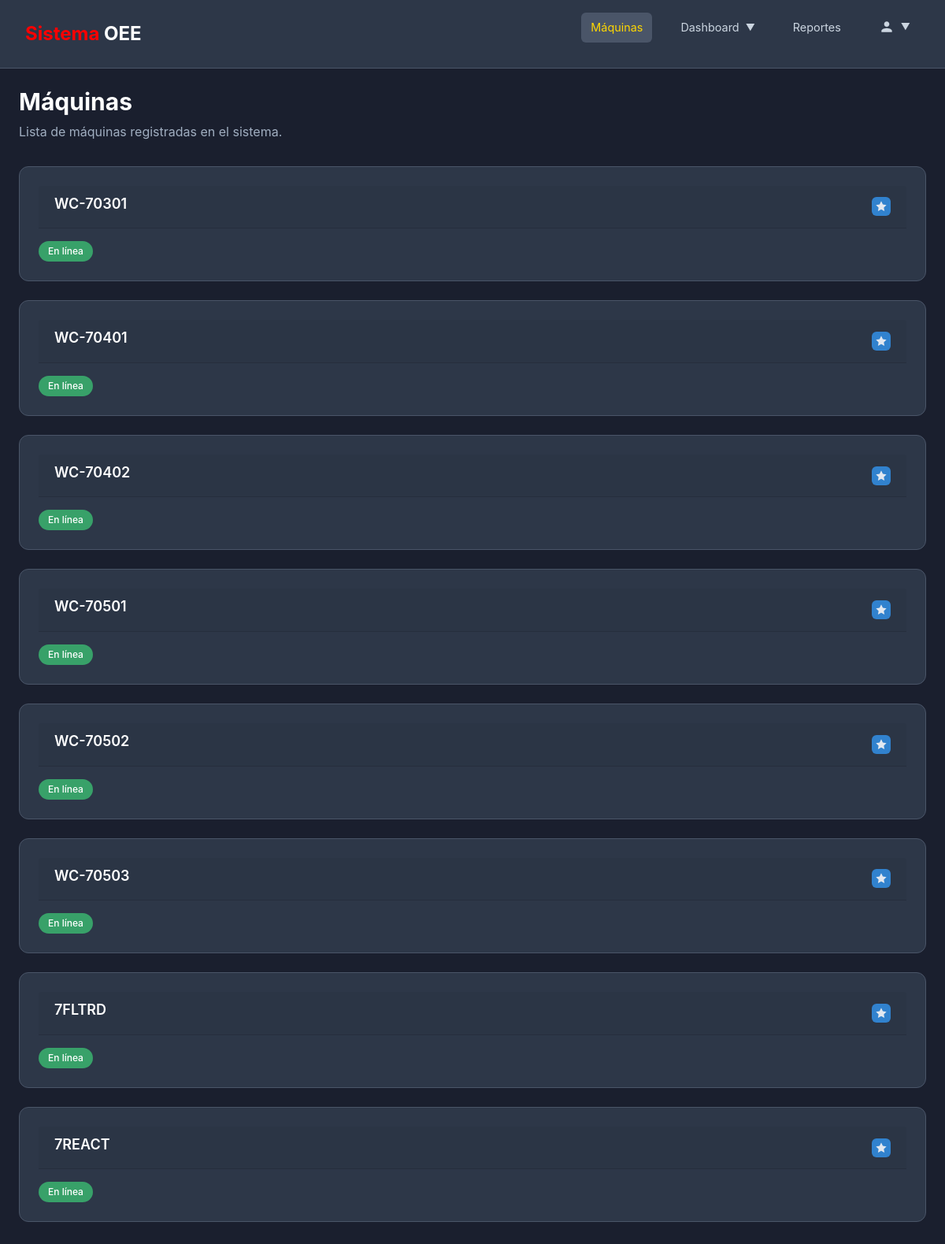
/core/, run on the app's committed database.
### core/models.py (models this page shows, shortened)
class Cell (models.Model):
    name = models.CharField(max_length=100, unique=True)
    type = models.CharField(max_length=50, choices=[
        ('small', 'Small'),
        ('medium', 'Medianas'),
        ('large', 'Large'),
        ('embobinadora', 'Embobinadora'),
    ])
    is_active = models.BooleanField(default=True)
    class Meta:
        verbose_name_plural = 'Celdas'

### core/views.py (the view)
# urls.py: path('', machineListView.as_view(), name='analyticsList'),
class machineListView(ListView):
    model = Cell
    template_name = 'core/machineList.html'
    context_object_name = 'machines'

### templates/core/machineList.html (shortened to what this page needs)
{% extends "base.html" %}
{% block content %}
<h1 class="page-title">Máquinas</h1>
<p class="page-subtitle">Lista de máquinas registradas en el sistema.</p>
{% for machine in machines %}
<div class="card card-clickable" onclick="location.href='{% url 'machineDetails' machine.id %}'">
    <div class="card-header">
        <div class="flex justify-between items-center">
            <div>
                <h3 class="card-title">{{ machine.name }}</h3>
            </div>
            <div class="stat-icon blue">
                <svg width="16" height="16" viewBox="0 0 24 24" fill="currentColor">
                    <path d="M12 2l3.09 6.26L22 9.27l-5 4.87 1.18 6.88L12 17.77l-6.18 3.25L7 14.14 2 9.27l6.91-1.01L12 2z"/>
                </svg>
            </div>
        </div>
    </div>
    <div class="flex justify-between items-center">
        <div class="flex gap-2">
            {% if machine.is_active %}
                <span class="pill pill-success">En línea</span>
            {% else %}
                <span class="pill pill-warning">Fuera de línea</span>
            {% endif %}
        </div>
    </div>
</div>
{% endfor %}
{% endblock %}

### templates/base.html (style rules this page uses)
* { margin: 0; padding: 0; box-sizing: border-box; }
body { font-family: -apple-system, BlinkMacSystemFont, 'Segoe UI', Roboto, Oxygen, Ubuntu, Cantarell, sans-serif; background-color: #1a1f2e; color: #e2e8f0; min-height: 100vh; }
.page-title { font-size: 2rem; font-weight: bold; color: #ffffff; margin-bottom: 0.5rem; }
.page-subtitle { color: #a0aec0; margin-bottom: 2rem; }
.card { background-color: #2d3748; border-radius: 0.75rem; padding: 1.5rem; margin-bottom: 1.5rem; border: 1px solid #4a5568; }
.card-header { margin-bottom: 1rem; }
.card-title { font-size: 1.125rem; font-weight: 600; color: #ffffff; margin-bottom: 0.5rem; }
.stat-icon { width: 1.5rem; height: 1.5rem; border-radius: 0.375rem; display: flex; align-items: center; justify-content: center; margin-left: auto; }
.stat-icon.blue { background-color: #3182ce; }
.pill { display: inline-flex; align-items: center; padding: 0.25rem 0.75rem; border-radius: 9999px; font-size: 0.75rem; font-weight: 500; }
.pill-success { background-color: #38a169; color: #ffffff; }
.flex { display: flex; }
.items-center { align-items: center; }
.justify-between { justify-content: space-between; }
@media (min-width: 1024px) and (max-width: 1200px) { .page-title { font-size: 1.875rem; } }

### data on the page
Cell: name "WC-70301", is_active "En línea"
Cell: name "WC-70401", is_active "En línea"
Cell: name "WC-70402", is_active "En línea"
Cell: name "WC-70501", is_active "En línea"
Cell: name "WC-70502", is_active "En línea"
Cell: name "WC-70503", is_active "En línea"
Cell: name "7FLTRD", is_active "En línea"
Cell: name "7REACT", is_active "En línea"
